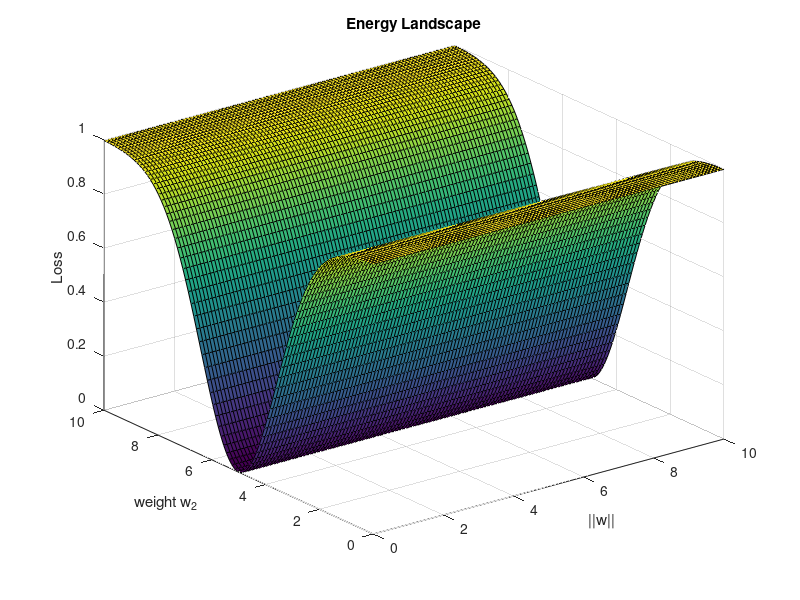
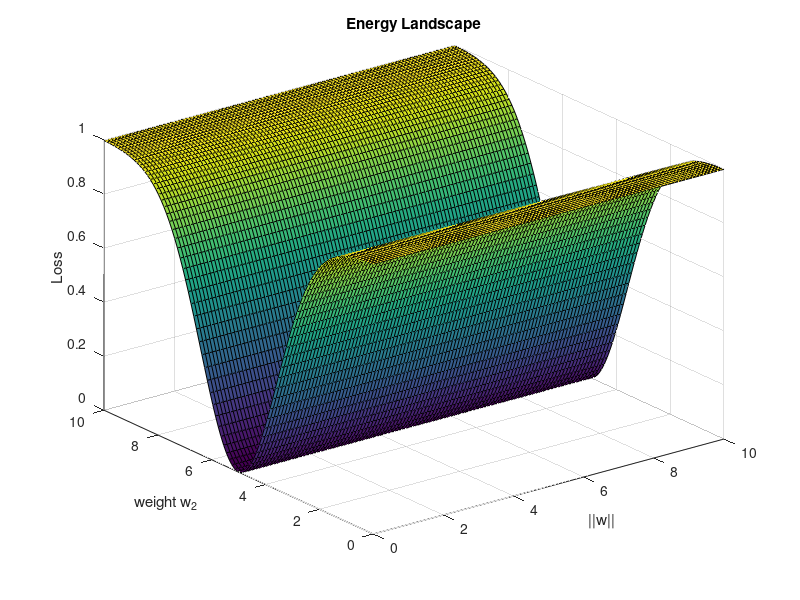

These charts were generated, in order, by the following MATLAB code:
lb_x=0;N_x=100;ub_x=10;
lb_y=0;N_y=100;ub_y=10;
% lb_x=-5;step_x=0.2;ub_x=5;
% lb_y=-5;step_y=0.2;ub_y=5;
x=linspace(lb_x,ub_x,N_x);
y=linspace(lb_y,ub_y,N_y);
%%
[X,Y] = meshgrid(x,y);
Z = -exp(-(0.25)*(Y-5).^2) + 1;
%%
fig = figure;
surf(X,Y,Z)
title('Energy Landscape')
xlabel('||w||')
ylabel('weight w_2')
zlabel('Loss')
%%
saveas(fig,'energy_landscape');
saveas(fig,'energy_landscape','pdf');